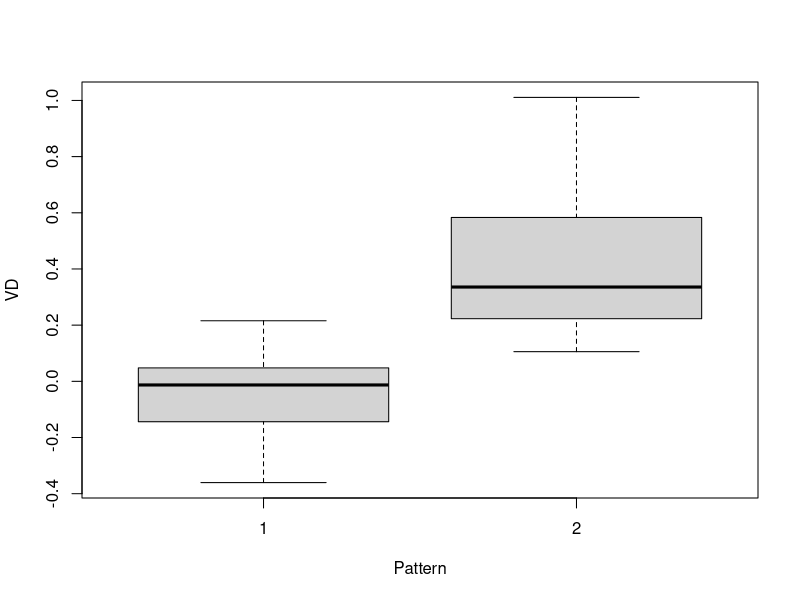
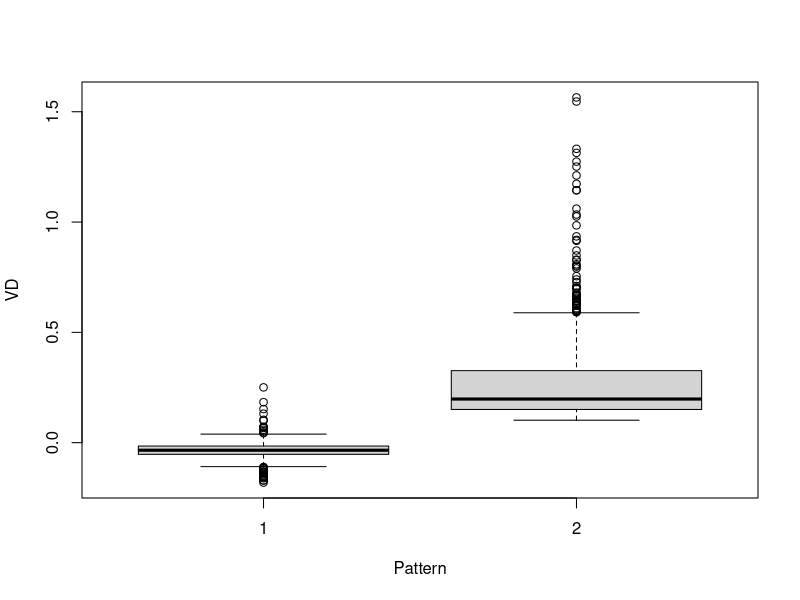

These charts were generated, in order, by the following R code: (Note: this script raises an error after producing the figures.)
# 0 - Genereal Information ----

# Open data table
Data <- read.table("Res-AllTaps.txt", header=TRUE, dec=".", na.string="NaN")
head(Data)

# Define independent variables
Data$Group <- as.factor(as.character(Data$Group))
Data$Pattern <- as.factor(as.character(Data$Pattern))
Data$Sujet <- as.factor(as.character(Data$Sujet))

# Filter datatable to consider a subset of data
Data_PeriodicAlong <- subset(Data, (Pattern==1))
Data_PNS_AperiodicAlong <- subset(Data, (Pattern==1)&(Group==0))

# 1 - Generalized linear model ----

Data_subject <- subset(Data, (Data$Sujet==9))
VD <- Data_subject$RT

# Descriptive stats
boxplot(VD~Pattern, data=Data_subject)
# For the subject in question the RT in the periodic condition is, as expected, 
# around 0, however half of the values seems to be negative as the subject 
# predicts the stimuli. As for the aperiodic condition, the RT it seems to be 
# around 0.4 including 0.5 in between the median and the first quartile.


# Linear model
M1 <- lm(VD~Pattern, data=Data_subject, na.action=na.exclude)
summary(M1)
# The linear model demonstrates that the Pattern variable significantly explains
# 59% of RT's variability. Specifically in the aperiodic condition RT is 
# significantly longer by 0.443 seconds.


# Contrast / Pairwise comparison
library(multcomp)
Contrast <- cbind(1,0)
Contrast <- rbind(Contrast, cbind(1,1)) # Test periodic diff 0 and aperiodic diff 0
Niveaux <- glht(M1, linfct=Contrast)
summary(Niveaux)
# Periodic condition (Intercept): the mean RT for the periodic condition is not 
# significantly different from 0 (p-value=0.302)
# Aperiodic condition (Intercept + Pattern=2): the mean RT for the aperiodic 
# condition is significantly different from 0 (p-value<1e−10)

Contrast <- cbind(0,1) # test difference between aperiodic and peridic RT
Niveaux <- glht(M1, linfct=Contrast)
summary(Niveaux)
# The test shows that the difference between the aperiodic condition and the 
# periodic  condition is significalty different from 0, with the aperiodic 
# condition having higher RT by approximately 0.4435s  




# 2 - Linear mixed model ----
Data_PNS <- subset(Data,(Data$Group==0))
VD <- Data_PNS$RT

# Descriptive stats
boxplot(VD~Pattern, data=Data_PNS)
# The boxplot visually confirms that the aperiodic condition leads to longer 
# and more variable RT compared to the periodic condition, consistent with the 
# previous statistical analysis showing a significant difference in RT between 
# the two conditions

# Mixed models
library(nlme)
M1 <- lme(VD~Pattern, random=~1|Sujet, data=Data_PNS, method="ML", na.action=na.exclude)
summary(M1)
# Pattern significantly affects RT with aperiodic condition increasing RT by 
# 0.3005 seconds compared to the periodic condition (p-value < 2e−16)

# Contrasts / Pairwise comparison
Contrast <- cbind(1,0)
Contrast <- rbind(Contrast, cbind(1,1))
Niveaux <- glht(M1, linfct=Contrast)
summary(Niveaux)
# The test confirms that both conditions have mean RTs significantly different 
# from 0, with the aperiodic condition having a larger mean RT, indicating 
# significant impact of the condition on RT

Contrast <- cbind(0,1)
Niveaux <- glht(M1, linfct=Contrast)
summary(Niveaux)
# The contrast test confirms that the difference in mean RT between the two 
# conditions is significant 

# 3 - Linear mixed models ----
VD <- Data$RT

# Descriptive stats
boxplot(VD~Pattern*Group, data=Data)
# The boxplot indicates clear differences in reaction time based on both 
# Pattern and Group, with noticeable effects of variability and outliers 
# in the aperiodic condition, particularly for PWS subjects

# Mixt model
library(nlme)
# Test intreaction between Pattern and Group
M1 <- lme(VD~Pattern *Group, random=~1|Sujet, data=Data, method="ML",na.action=na.exclude)
summary(M1)
# The model highlight that the conditions have a strong effect on RT, while 
# group  does not independently influence RT significantly
# However the interaction between Pattern and Group suggests that group slightly
# moderates the effect of the condition.

# Exploration of the interaction between factors and model simplification
# Test independent contributions of Pattern and Group
M2<-lme(VD~Pattern+Group, random=~1|Sujet, data=Data, method="ML", na.action=na.exclude)
anova(M1, M2)
BIC(M1)
BIC(M2)
# The interaction term (Pattern * Group) significantly improves the model fit, 
# indicating that the effect of Pattern on RT varies by Group and that effect
# shouldn't be ignored. Therefore, the more complex model M1 is preferred over 
# the simpler model M2
# While BIC slightly favors M1 the difference is minimal. So the choice of M1 
# is further supported by the statistical test

M3<-lme(VD~Pattern, random=~1|Sujet, data=Data, method="ML", na.action=na.exclude)
anova(M3, M2)
# The p-value of 0.7092 indicates that the inclusion of the Group does not 
# significantly improve the model fit. The main effect of Group is not important
# for explaining the variability in RT. Both AIC and BIC also favor the simpler 
# model (M3)

M4<-lme(VD~Group, random=~1|Sujet, data=Data, method="ML", na.action=na.exclude)
anova(M4, M2)
# The variable Pattern is critical for explaining variability in RT
# The simpler model M4 which includes only Group is insufficient. The highly 
# significant improvement when adding Pattern (p<0.0001) suggests that any 
# meaningful model for RT must include Pattern as a predictor

BIC(M2)
BIC(M3)
BIC(M4)
# The smaller value of BIC is for M3, the simpler model M3 is preferred over the 
# more complex model M2 and M1 that does not capture key predictors

# Null model
# Does adding predictors (Pattern, Group,...) significantly improve the 
# explanation of variability in RT beyond this simplest baseline model?
M5<-lme(VD~1, random=~1|Sujet, data=Data, method="ML", na.action=na.exclude)
anova(M4, M5)
BIC(M4)
BIC(M5)
# The comparison shows that adding Group as a predictor in M4 does not 
# significantly improve the model's ability to explain variability in RT 
# compared to the null model (M5). The value of BIC for M5 alsoe supports the 
# conclusion that M5 is preffered over M4.


# Contrasts - Pairwise comparisions
# If significant interaction
Contrast <- cbind(1, 0, 0, 0) # PNS in Condition 1
Contrast <- rbind(Contrast, cbind(1, 1, 0, 0 )) # PNS in Condition 2
Contrast <- rbind(Contrast, cbind(1, 0, 1, 0)) # PWS in Condition 1
Contrast <- rbind(Contrast, cbind(1, 1, 1, 1)) # PWS in Condition 2
Niveaux <- glht(M1, linfct=Contrast)
summary(Niveaux)

Contrast <- cbind(0, 0, 1, 0) # Group effect (PWS-PNS) in condition 1
Contrast <- rbind(Contrast, cbind(0, 0, 1, 1 )) # Group effect (PWS-PNS) in condition 2
Niveaux <- glht(M1, linfct=Contrast)
summary(Niveaux)

Contrast <- cbind(0, 1, 0, 0) # Condition effect (Aperiodic-Periodic) in PNS
Contrast <- rbind(Contrast, cbind(0, 1, 0, 1 )) # Condition effect in PWS
Niveaux <- glht(M1, linfct=Contrast)
summary(Niveaux)

# If no significant interaction
Contrast <- cbind(1, 0, 0) # PNS in Condition 1
Contrast <- rbind(Contrast, cbind(1, 1, 0)) # PNS in Condition 2
Contrast <- rbind(Contrast, cbind(1, 0, 1)) # PWS in Condition 1
Contrast <- rbind(Contrast, cbind(1, 1, 1)) # PWS in Condition 2
Niveaux <- glht(M2, linfct=Contrast)
summary(Niveaux)

Contrast <- cbind(0, 0, 1) # Group effect (PWS-PNS)
Niveaux <- glht(M2, linfct=Contrast)
summary(Niveaux)

Contrast <- cbind(0, 1, 0) # Condition effect (Aperiodic-Periodic)
Niveaux <- glht(M2, linfct=Contrast)
summary(Niveaux)

Contrast <- rbind(c(0, 0, 1)) # Group1 + Pattern2:Group1
Niveaux <- glht(M2, linfct = Contrast)
summary(Niveaux)


# 4 - Group Difference of stdIRI ----

# Read data
DataTrain <- read.table("Res-StdIRI.txt", header=TRUE, dec=".", na.string="NaN")
head(DataTrain)

VD <- DataTrain$stdIRI

# Visualize data
boxplot(VD~Group, data=DataTrain, main="Standard Deviation of IRI For Both Groups", names=c("PNS", "PWS"), ylab="stdIRI")

# Test groups
library(nlme)
M1 <- lme(VD~Group, random=~1|Sujet, data=DataTrain, method="ML", na.action=na.exclude)

# Group effect (PWS-PNS)
library(multcomp)
Contrast <- rbind(c(0, 1)) # Test Group1 coefficient
Niveaux <- glht(M1, linfct = Contrast)
summary(Niveaux)
# This indicates that there is a significant difference in stdIRI between 
# groups, with PWS > PNS


# 5 - Conclusion ----

#Do PWS have difficulties in the initiation of movements compared to PNS? 
#Yes, the results indicate that PWS have longer reaction times, which suggests 
# challenges in movement initiation. This finding was consistent across 
# conditions and supports the movement initiation hypothesis.

#Are PWS able to anticipate the appearance of a regular beat in the periodic 
# condition, like PNS? 
# While PWS demonstrated the ability to anticipate a regular beat, their 
# synchronization was less consistent and more variable than that of PNS. 
# This indicates partial capability but reduced efficiency compared to typical 
# speakers.

# Are PWS able to sustain a regular rhythm with similar accuracy and consistency
# as PNS? 
# No, PWS showed significantly greater variability in IRI, suggesting they face
# difficulties in maintaining a regular rhythm. This observation aligns with the
# regularity hypothesis.
